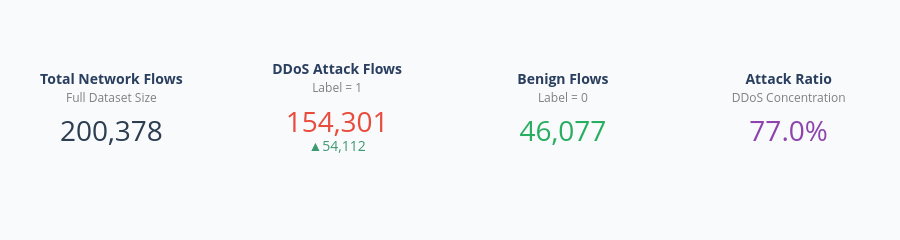

Source (notebook cell):
### Markdown cell above
---
## 4. Dataset Overview and Key Metrics

Summary of high-level Key Performance Indicators (KPIs) and data integrity metrics.

### Code cell
total_records = len(df)
ddos_count = int((df['Label'] == 1).sum())
benign_count = int((df['Label'] == 0).sum())
ddos_pct = (ddos_count / total_records) * 100
benign_pct = (benign_count / total_records) * 100

# Create KPI Indicator Cards
fig_kpi = make_subplots(
    rows=1, cols=4,
    specs=[[{'type': 'indicator'}, {'type': 'indicator'}, {'type': 'indicator'}, {'type': 'indicator'}]]
)

fig_kpi.add_trace(go.Indicator(
    mode="number",
    value=total_records,
    title={"text": "<b>Total Network Flows</b><br><span style='font-size:12px;color:gray'>Full Dataset Size</span>", "font": {"size": 14}},
    number={"valueformat": ",d", "font": {"color": "#2C3E50", "size": 28}}
), row=1, col=1)

fig_kpi.add_trace(go.Indicator(
    mode="number+delta",
    value=ddos_count,
    title={"text": "<b>DDoS Attack Flows</b><br><span style='font-size:12px;color:gray'>Label = 1</span>", "font": {"size": 14}},
    delta={"reference": total_records / 2, "relative": False, "valueformat": ",d", "position": "bottom"},
    number={"valueformat": ",d", "font": {"color": "#E74C3C", "size": 28}}
), row=1, col=2)

fig_kpi.add_trace(go.Indicator(
    mode="number",
    value=benign_count,
    title={"text": "<b>Benign Flows</b><br><span style='font-size:12px;color:gray'>Label = 0</span>", "font": {"size": 14}},
    number={"valueformat": ",d", "font": {"color": "#27AE60", "size": 28}}
), row=1, col=3)

fig_kpi.add_trace(go.Indicator(
    mode="number",
    value=ddos_pct,
    number={"suffix": "%", "valueformat": ".1f", "font": {"color": "#8E44AD", "size": 28}},
    title={"text": "<b>Attack Ratio</b><br><span style='font-size:12px;color:gray'>DDoS Concentration</span>", "font": {"size": 14}}
), row=1, col=4)

fig_kpi.update_layout(
    height=180,
    margin=dict(l=20, r=20, t=40, b=20),
    paper_bgcolor="rgba(245, 247, 250, 0.6)",
)

fig_kpi.show()

### Figure 1 — Plotly figure (JSON) as saved in the notebook; plotly's stock layout.template omitted (floating-point values rounded to 4 significant figures)
{"data": [{"domain": {"x": [0.0, 0.2125], "y": [0.0, 1.0]}, "mode": "number", "number": {"font": {"color": "#2C3E50", "size": 28}, "valueformat": ",d"}, "title": {"font": {"size": 14}, "text": "<b>Total Network Flows</b><br><span style='font-size:12px;color:gray'>Full Dataset Size</span>"}, "type": "indicator", "value": 200378}, {"delta": {"position": "bottom", "reference": 100200.0, "relative": false, "valueformat": ",d"}, "domain": {"x": [0.2625, 0.475], "y": [0.0, 1.0]}, "mode": "number+delta", "number": {"font": {"color": "#E74C3C", "size": 28}, "valueformat": ",d"}, "title": {"font": {"size": 14}, "text": "<b>DDoS Attack Flows</b><br><span style='font-size:12px;color:gray'>Label = 1</span>"}, "type": "indicator", "value": 154301}, {"domain": {"x": [0.525, 0.7375], "y": [0.0, 1.0]}, "mode": "number", "number": {"font": {"color": "#27AE60", "size": 28}, "valueformat": ",d"}, "title": {"font": {"size": 14}, "text": "<b>Benign Flows</b><br><span style='font-size:12px;color:gray'>Label = 0</span>"}, "type": "indicator", "value": 46077}, {"domain": {"x": [0.7875, 1.0], "y": [0.0, 1.0]}, "mode": "number", "number": {"font": {"color": "#8E44AD", "size": 28}, "suffix": "%", "valueformat": ".1f"}, "title": {"font": {"size": 14}, "text": "<b>Attack Ratio</b><br><span style='font-size:12px;color:gray'>DDoS Concentration</span>"}, "type": "indicator", "value": 77.0}], "layout": {"height": 180, "margin": {"b": 20, "l": 20, "r": 20, "t": 40}, "paper_bgcolor": "rgba(245, 247, 250, 0.6)"}}
